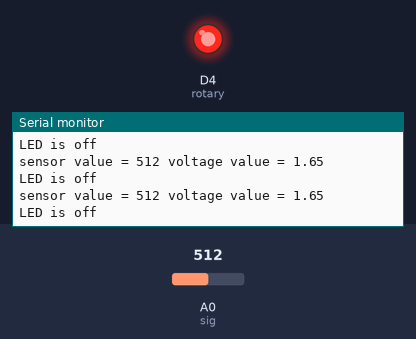
A sketch run on a simulated Arduino Zero (SAMD21). On the bench: output pins drawn as LEDs (lit = HIGH), the last lines printed to the serial monitor. Inputs (shaded band) come from the test bench; at power-on: A0 (sig) = 512 (analog values on the 0–1023 scale).

Above: at 1.3 s.
1.4 s: A0 (sig) set to 602
At 1.9 s:
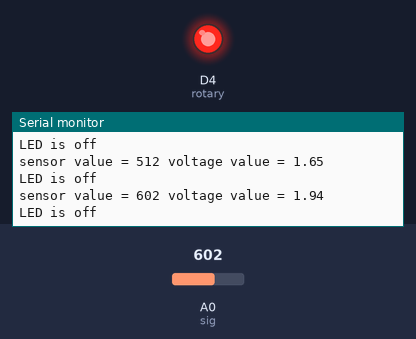
2.9 s: A0 (sig) set to 638
At 3.4 s:
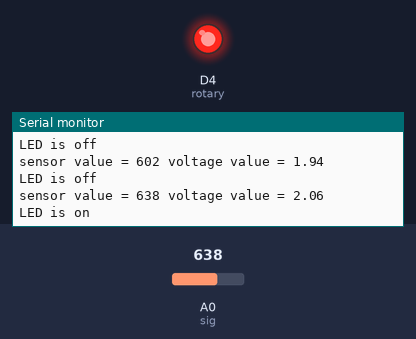
Timing chart, 0 to 5.9 s (numbered marks = the images above; inputs shaded):
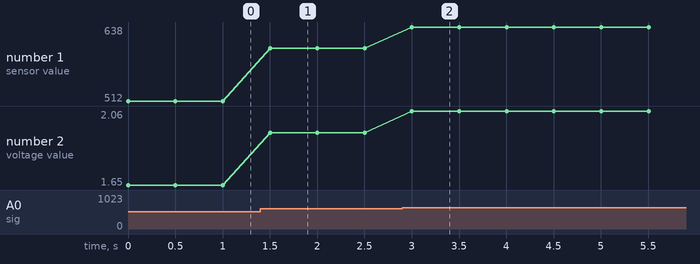

The sketch:

CODE_Workshop_5.2.ino
```cpp
int rotary = 4;             // สร้างตัวแปรชื่อ rotary สำหรับจ่ายไฟไปยัง potentiometer เป็น GPIO 04

const byte sig = A0;      // สร้างตัวแปรชื่อ sig สำหรับกำหนดขาที่รับสัญญาณจาก SIG เป็นขา Analog 0
int value = 0;            // สร้างตัวแปรชื่อ value เก็บค่าที่ได้จาก sig โดยจะรับมาเป็นตัวเลข
float voltageValue = 0;   // สร้างตัวแปรชื่อ voltageValue เก็บค่ากำลังไฟฟ้าที่ได้จาก SIG เป็นตัวเลขแบบมีจุดทศนิยม มีหน่วยเป็นโวลต์

void setup() {
  Serial.begin(115200);
  analogReadResolution(10);     // กำหนดระดับค่าที่อ่านได้จากขา A0 (ข้อมูลดิบจาก potentiometer 0-4095)
  pinMode(rotary, OUTPUT);      // กำหนดขา GPIO 04 ให้เป็นขาสัญญาณขาออก

}

void loop() {
  digitalWrite(rotary, HIGH);               // เขียนค่า 1 ส่งออกจาก GPIO 04
  value = analogRead(sig);                  // กำหนดค่าในตัวแปร value เป็นค่าจากการอ่านค่า analog จากขา SIG (ใส่ A0 เลยก็ได้)
  voltageValue =  value * (3.3 / 1024);     // กำหนดค่ากำลังไฟฟ้าโดยคำนวณจาก 3.3/1024

  // โค้ดด้านล่างนี้เป็นการแสดงค่าจากเซ็นเซอร์และค่ากำลังไฟที่คำนวณได้

  Serial.print("sensor value = ");
  Serial.print(value);
  Serial.print(" voltage value = ");
  Serial.println(voltageValue);


  if (voltageValue > 2.00){                 // สร้างเงื่อนไข หากกำลังไฟฟ้ามากกว่า 2.00โวลต์
    Serial.println("LED is on");            // ให้ทำการแสดงข้อความผ่าน serial monitor ว่า "lED is on"
  }
  else{
    Serial.println("LED is off");           // หาก if เป็นเท็จ ให้ทำการแสดงข้อความผ่าน serial monitor ว่า "lED is off"
  }
  delay(500);        // กำหนดดีเลย์หน่วงเวลาไว้ 0.5 วินาที

}
```

Measured:
- the behaviour switches between 620 and 621 on A0 (sig) (found by bisection; images 1 and 2)
- after the input at 1.4 s, the serial monitor: prints a new line after 0.10 s (image 1)
- after the input at 2.9 s, the serial monitor: prints a new line after 0.10 s (image 2)
- plotted number 1: 512 → 602 after the input at 1.4 s, 602 → 638 after the input at 2.9 s
- plotted number 2: 1.65 → 1.94 after the input at 1.4 s, 1.94 → 2.06 after the input at 2.9 s
